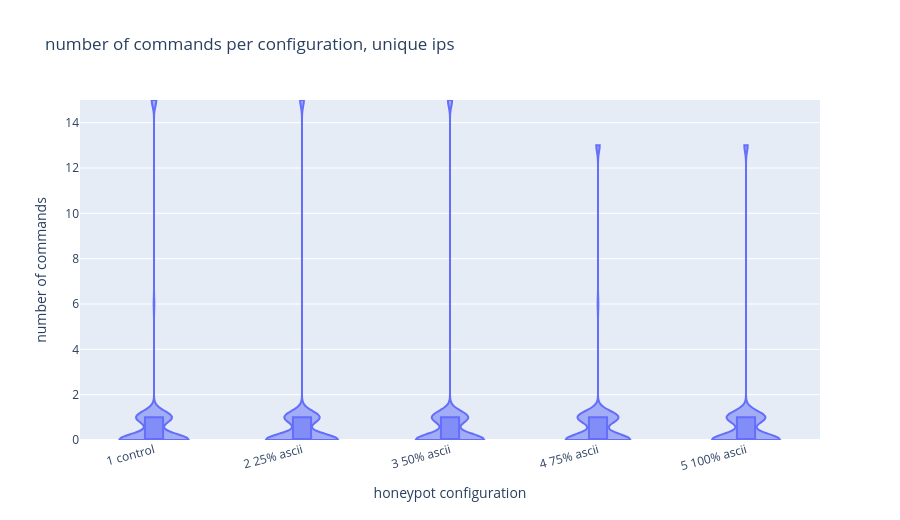

Notebook cell for this chart:
### Markdown cell above
## Number of commands per configuration, unique IPs

Same first-attack rows as the unique IP time plot. The command count is the count from that first attack.

### Code cell
print(f"unique ips: {len(first)}")
fig_commands_unique, plot_commands_unique = make_violin(
    first.dropna(subset=["commands"]),
    "commands",
    "number of commands per configuration, unique ips",
    "number of commands",
)
fig_commands_unique.show()
print_summary(plot_commands_unique, "commands")

### Figure 1 — Plotly figure (JSON) as saved in the notebook; plotly's stock layout.template omitted (floating-point values rounded to 4 significant figures; data arrays with more than 128 entries replaced by an {"elided": "..."} marker saying what was removed)
{"data": [{"alignmentgroup": "True", "box": {"visible": true}, "hovertemplate": "honeypot configuration=%{x}<br>number of commands=%{y}<extra></extra>", "legendgroup": "", "marker": {"color": "#636efa"}, "name": "", "offsetgroup": "", "orientation": "v", "points": false, "scalegroup": "True", "showlegend": false, "spanmode": "hard", "type": "violin", "x": {"elided": "823 str values"}, "x0": " ", "xaxis": "x", "y": {"elided": "823 int values"}, "y0": " ", "yaxis": "y"}], "layout": {"height": 520, "legend": {"tracegroupgap": 0}, "title": {"text": "number of commands per configuration, unique ips"}, "violinmode": "group", "width": 900, "xaxis": {"anchor": "y", "categoryarray": ["1 control", "2 25% ascii", "3 50% ascii", "4 75% ascii", "5 100% ascii"], "categoryorder": "array", "domain": [0, 1], "tickangle": -15, "title": {"text": "honeypot configuration"}}, "yaxis": {"anchor": "x", "domain": [0, 1], "range": [0, 15], "title": {"text": "number of commands"}}}}
